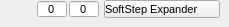
   <widget class="QWidget" name="polyDeviceView">
    <property name="styleSheet">
     <string notr="true">/*----------- QComboBox ------------*/
QComboBox
{
	padding-right: 7px;
}

QComboBox QListView
{
	background-color: rgb(40, 40, 40);
	border: transparent;
	font: 9px &quot;Tahoma&quot;;
	padding-left: 3px;
	padding-right: 3px;
	min-width: 65px;
	min-height: 25px;
}

QComboBox QAbstractItemView::item
{
	min-height: 65px;
	min-width: 65px;

}

QComboBox::item:selected
{
	border: 1px solid transparent;
	background: rgb(0,174,239);
}

QComboBox::indicator
{
	background-color: transparent;
	selection-background-color: transparent;
	color: transparent;
	selection-color: white;
}

QComboBox::drop-down
{
	width: 1px;
	height: 1px;
	subcontrol-origin: margin;
	subcontrol-position: right center;
	border-left-width: 0px;
	border-right-width: 0px;
	border-top-width: 0px;
	border-bottom-width: 0px;
}

QComboBox::down-arrow
{
	border: none;
	background: none;
	image: url(:/resources/modline_combobox_menu_arrows.png);
	padding-right: 10px;
}
</string>
    </property>
    <widget class="QSpinBox" name="polynote">
     <property name="geometry">
      <rect>
       <x>37</x>
       <y>0</y>
       <width>30</width>
       <height>18</height>
      </rect>
     </property>
     <property name="font">
      <font>
       <family>Tahoma</family>
       <pointsize>8</pointsize>
       <weight>50</weight>
       <italic>false</italic>
       <bold>false</bold>
      </font>
     </property>
     <property name="focusPolicy">
      <enum>Qt::StrongFocus</enum>
     </property>
     <property name="toolTip">
      <string>Sets the note number to send the polyphonic aftertouch for.</string>
     </property>
     <property name="frame">
      <bool>true</bool>
     </property>
     <property name="alignment">
      <set>Qt::AlignCenter</set>
     </property>
     <property name="buttonSymbols">
      <enum>QAbstractSpinBox::NoButtons</enum>
     </property>
     <property name="maximum">
      <number>127</number>
     </property>
    </widget>
    <widget class="QSpinBox" name="polychannel">
     <property name="geometry">
      <rect>
       <x>69</x>
       <y>0</y>
       <width>30</width>
       <height>18</height>
      </rect>
     </property>
     <property name="font">
      <font>
       <family>Tahoma</family>
       <pointsize>8</pointsize>
       <weight>50</weight>
       <italic>false</italic>
       <bold>false</bold>
      </font>
     </property>
     <property name="focusPolicy">
      <enum>Qt::StrongFocus</enum>
     </property>
     <property name="toolTip">
      <string>Sets the MIDI channel to output on.</string>
     </property>
     <property name="frame">
      <bool>true</bool>
     </property>
     <property name="alignment">
      <set>Qt::AlignCenter</set>
     </property>
     <property name="buttonSymbols">
      <enum>QAbstractSpinBox::NoButtons</enum>
     </property>
     <property name="maximum">
      <number>16</number>
     </property>
    </widget>
    <widget class="QComboBox" name="polydevice">
     <property name="geometry">
      <rect>
       <x>104</x>
       <y>0</y>
       <width>116</width>
       <height>18</height>
      </rect>
     </property>
     <property name="font">
      <font>
       <family>Tahoma</family>
       <pointsize>8</pointsize>
       <weight>50</weight>
       <italic>false</italic>
       <bold>false</bold>
      </font>
     </property>
     <property name="focusPolicy">
      <enum>Qt::StrongFocus</enum>
     </property>
     <property name="contextMenuPolicy">
      <enum>Qt::DefaultContextMenu</enum>
     </property>
     <property name="toolTip">
      <string>Sets the MIDI port to which the message will be output.</string>
     </property>
     <property name="styleSheet">
      <string notr="true">/*----------- QComboBox ------------*/
QComboBox
{
	padding-right: 7px;
}

QComboBox QListView
{
	background-color: rgb(40, 40, 40);
	border: transparent;
	font: 9px &quot;Tahoma&quot;;
	padding-left: 3px;
	padding-right: 3px;
	min-width: 65px;
	min-height: 25px;
}

QComboBox QAbstractItemView::item
{
	min-height: 65px;
	min-width: 65px;

}

QComboBox::item:selected
{
	border: 1px solid transparent;
	background: rgb(0,174,239);
}

QComboBox::indicator
{
	background-color: transparent;
	selection-background-color: transparent;
	color: transparent;
	selection-color: white;
}

QComboBox::drop-down
{
	width: 1px;
	height: 1px;
	subcontrol-origin: margin;
	subcontrol-position: right center;
	border-left-width: 0px;
	border-right-width: 0px;
	border-top-width: 0px;
	border-bottom-width: 0px;
}

QComboBox::down-arrow
{
	border: none;
	background: none;
	image: url(:/resources/modline_combobox_menu_arrows.png);
	padding-right: 10px;
}</string>
     </property>
     <property name="maxVisibleItems">
      <number>16</number>
     </property>
     <property name="minimumContentsLength">
      <number>100</number>
     </property>
     <property name="iconSize">
      <size>
       <width>8</width>
       <height>8</height>
      </size>
     </property>
     <item>
      <property name="text">
       <string>SoftStep Expander</string>
      </property>
     </item>
     <item>
      <property name="text">
       <string>SSCOM Port 1</string>
      </property>
     </item>
    </widget>
   </widget>
